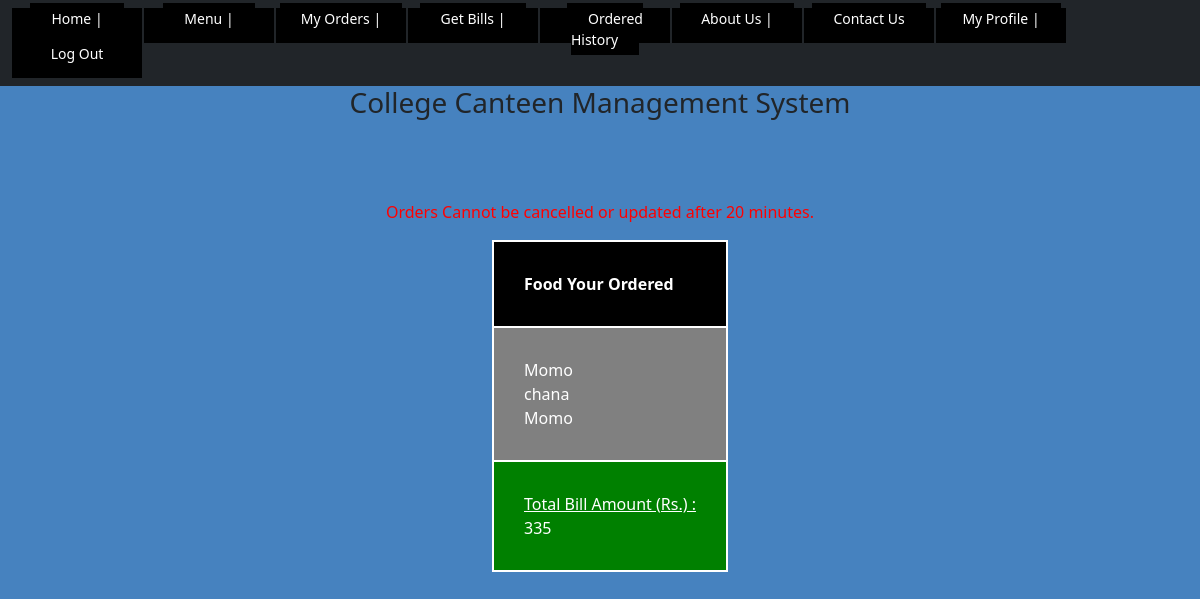
/bill.php (signed in), run on the app's committed database.
### tables this page shows
CREATE TABLE `stuorder` (
  `id` int(11) NOT NULL,
  `Oname` varchar(50) DEFAULT NULL,
  `Price` int(11) DEFAULT NULL,
  `Quantity` varchar(50) DEFAULT NULL,
  `studentOrder` int(11) DEFAULT NULL,
  `Photo` varchar(50) DEFAULT NULL,
  `sid` int(11) DEFAULT NULL,
  `total_bill` int(11) DEFAULT NULL
);

### bill.php (the view, shortened to what this page needs)
<?php
include('include/orderheader.php');
?>
<!DOCTYPE html>
<html lang="en">
<head>
</head>
<body>
<div class="container py-5">
    <div class="row mt-4">
    <?php
    include('db/connection.php');
    $id=$_SESSION['loginuser'];
    $q = "SELECT * FROM stuorder WHERE sid='$id' " ;
    $mul = "SELECT sum(Price*studentOrder) AS bin FROM stuorder WHERE sid='$id' " ;
    $result = $conn->query($q);
    $result2 = $conn->query($mul);
    $row2=$result2->fetch_assoc();
    if($result-> num_rows > 0){
        ?>
        <div>
                <p>Orders Cannot be cancelled or updated after 20 minutes.</p>
            </div>
                    <div class="hello">
                    <div class="mydiv bg-secondary ">
                      <table>
                      <th>Food Your Ordered </th>
                      <tr>
                     <td class="fname">
                     <?php
                     while($row=$result->fetch_assoc())
                     {
                         echo $row['Oname']."<br>";
                      } ?> </td>
                      </tr>
                      <tr>
                      <td class="total"><?php echo "<u>Total Bill Amount (Rs.) :</u><br>".$row2['bin']; ?> </td>
                      </tr>
                      </table>
                    </div>
                    </div>
            </div>
            <?php
    }else{
        echo "No data found";
    }
    ?>
</body>
</html>

### bill.php (style rules this page uses)
body { background: #4682BF; }
p { color:red; text-align:center; }
th { background:Black; color:white; }
.total { background:green; color:white; }
.fname { background:grey; color:white; }
.mydiv { width:auto; }
.hello { margin-left:450px; width:auto; }
table { border: 2px solid white; border-spacing:2px; cellspacing:10px; }
th,td { padding:30px; border: 2px solid white; }

### data on the page
stuorder: Oname "Momo"
stuorder: Oname "chana"
stuorder: Oname "Momo"

### other printed values
$row2['bin'] "335"
